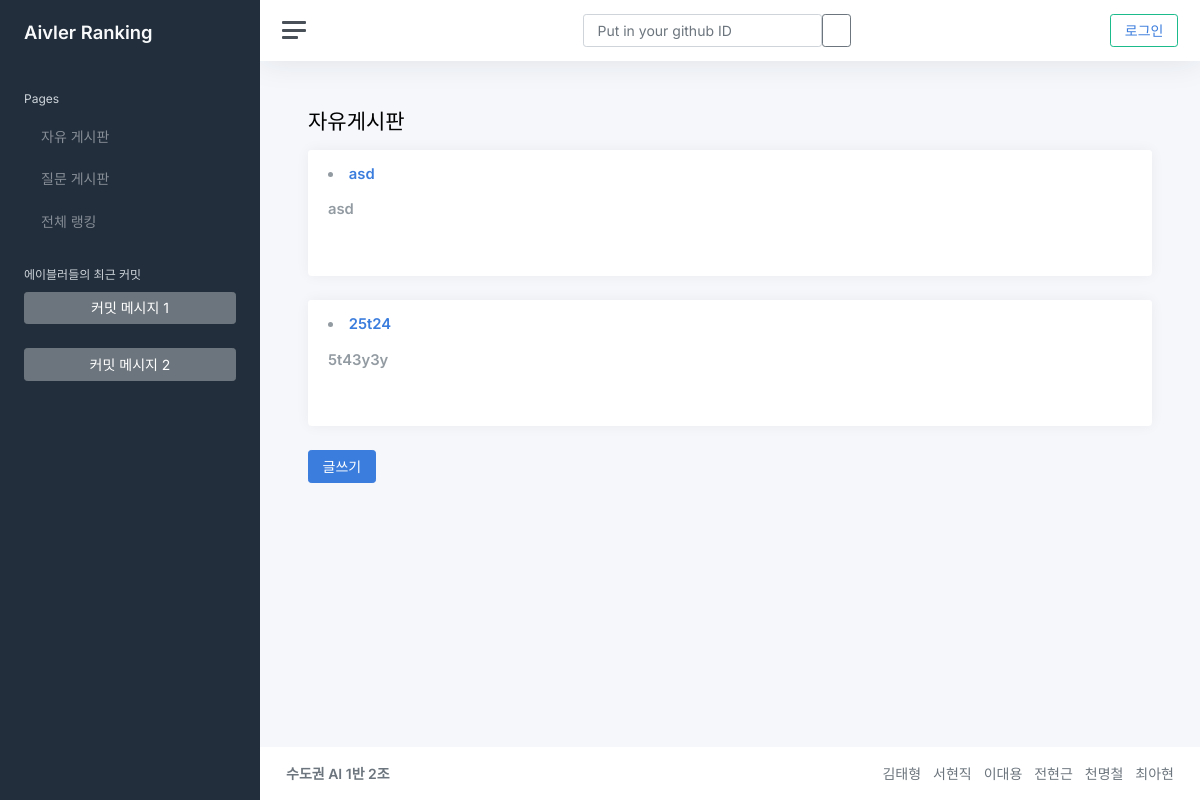
Page /free/ on the earlier database version.
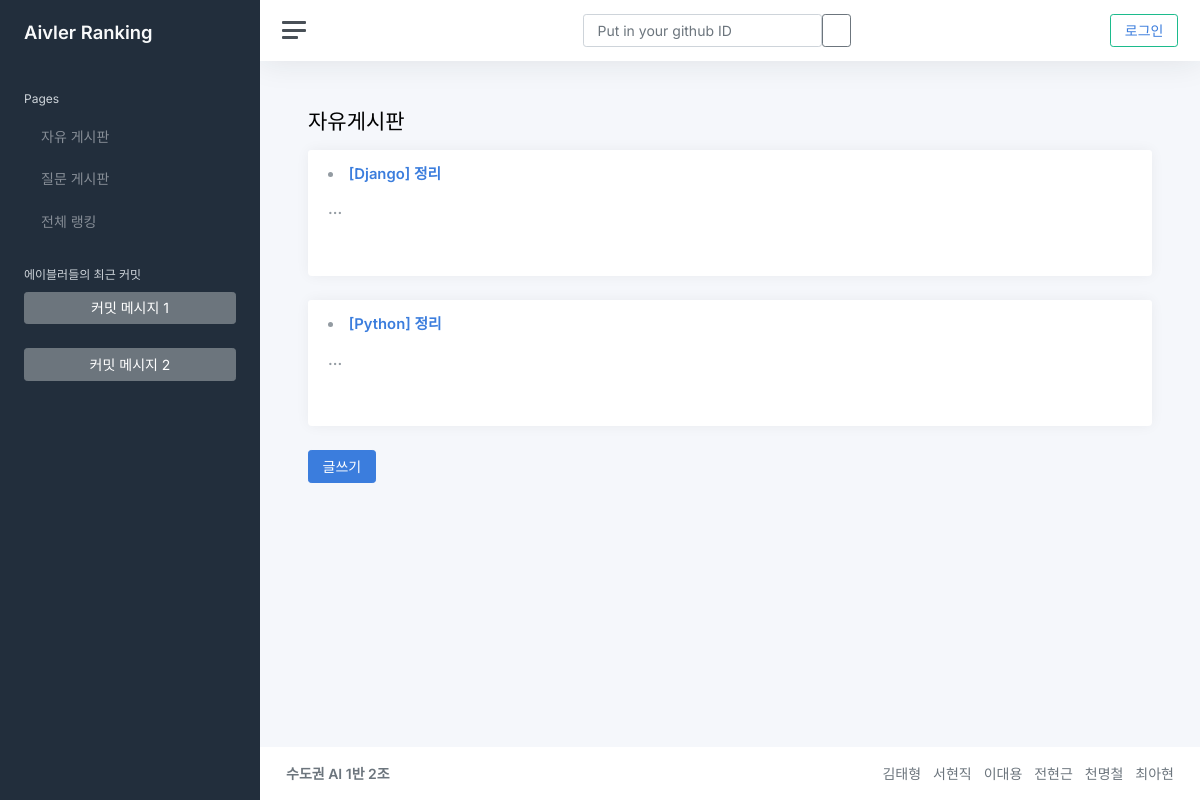
Same page on the later database version.
### bbs/models.py (models this page shows)
class Post(models.Model):
    postname = models.CharField(max_length=50)
    contents = models.TextField()

### bbs/views.py (the view)
# urls.py: path('', views.free, name= 'free'),
def free(request):
    postlist = Post.objects.all()
    return render(request, 'bbs/free.html', {'postlist':postlist})

### bbs/templates/bbs/free.html
{% extends "base.html" %}
{% block content %}
<h1 class="h3 mb-3">자유게시판</h1>
{%for list in postlist%}
<div class="row">
    <div class="col-12">
        <div class="card">
            <div class="card-header">
                <h5 class="card-title mb-0">
                    <li><a href="{{list.pk}}/"> {{list.postname}}</a></li>
                    <br>{{list.contents}}
                </h5>
            </div>
            <div class="card-body">
            </div>
        </div>
    </div>
</div>
{% endfor %}
<a class="btn btn-primary" href="new_post/" role="button">글쓰기</a>
{% endblock %}

Differences in the rows shown:
removed Post: postname "asd", contents "asd"
removed Post: postname "25t24", contents "5t43y3y"
added Post: postname "[Django] 정리", contents "..."
added Post: postname "[Python] 정리", contents "..."
